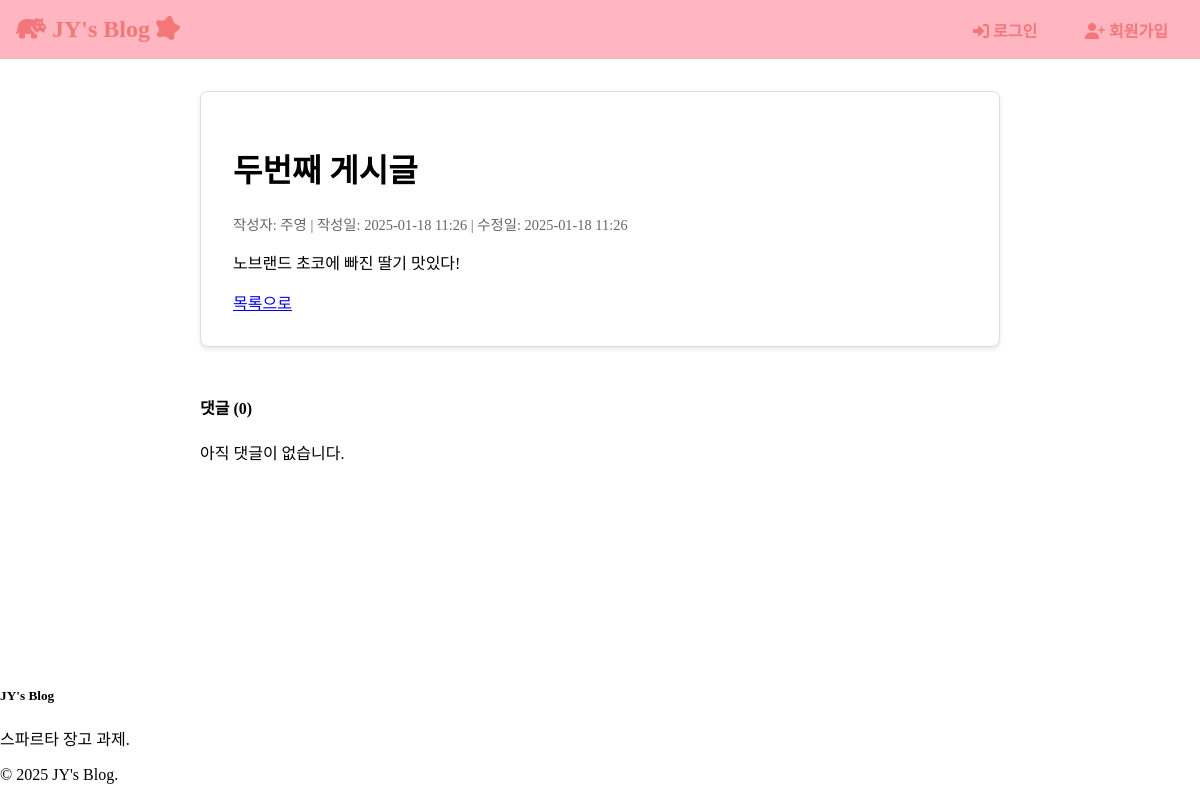
Before: /post/2/ with the older database file.
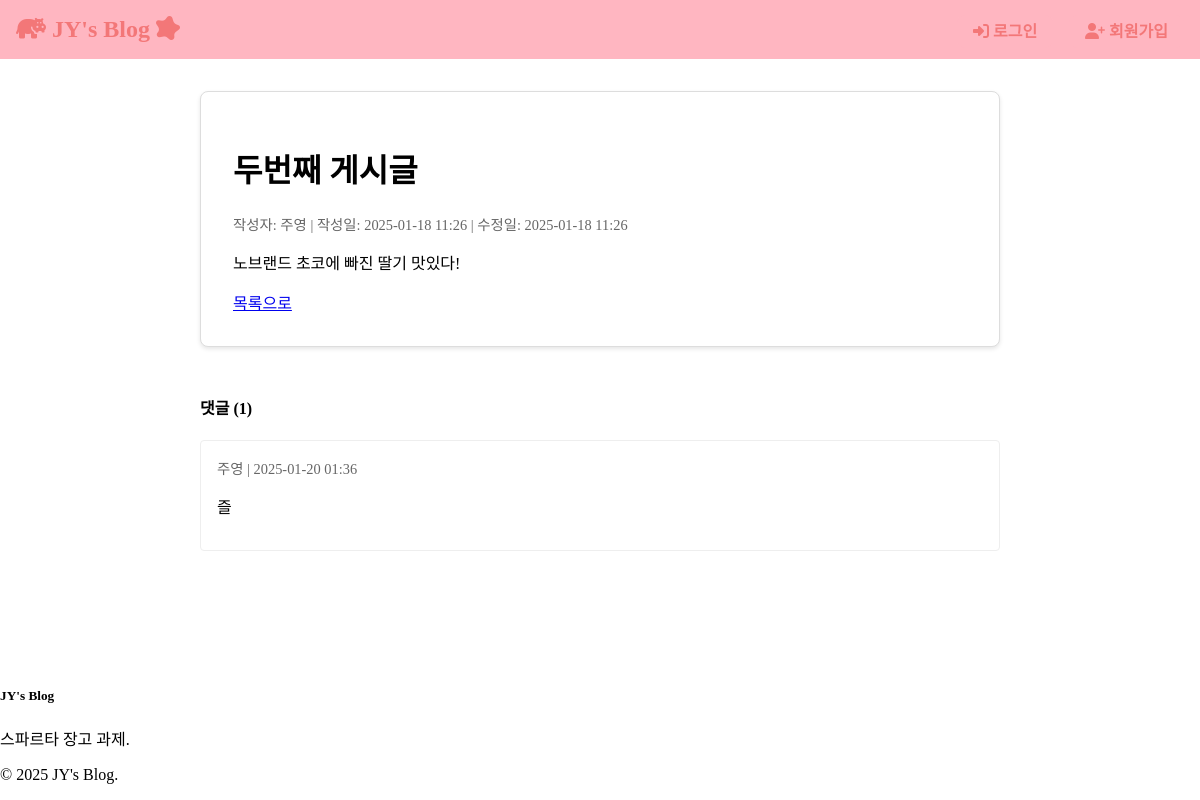
After: the same page with the newer database file.
### post/models.py (models this page shows, shortened)
class Post(models.Model):
    title = models.CharField(max_length=200)
    content = models.TextField()
    author = models.ForeignKey(settings.AUTH_USER_MODEL, on_delete=models.CASCADE)
    created_at = models.DateTimeField(auto_now_add=True)
    updated_at = models.DateTimeField(auto_now=True)
    likes = models.ManyToManyField(settings.AUTH_USER_MODEL, related_name='liked_posts', blank=True)  # 추가

class Comment(models.Model):
    post = models.ForeignKey(Post, on_delete=models.CASCADE, related_name='comments')
    author = models.ForeignKey(settings.AUTH_USER_MODEL, on_delete=models.CASCADE)
    content = models.TextField()
    created_at = models.DateTimeField(auto_now_add=True)
    updated_at = models.DateTimeField(auto_now=True)
    class Meta:
        ordering = ['-created_at']

### accounts/models.py (models this page shows, shortened)
class CustomUser(AbstractUser):
    profile_image = models.ImageField(upload_to='profile_images/', null=True, blank=True)
    bio = models.TextField(max_length=500, blank=True)
    created_at = models.DateTimeField(auto_now_add=True)
    updated_at = models.DateTimeField(auto_now=True)

### post/views.py (the view, shortened to what this page needs)
# urls.py: path('post/<int:pk>/', views.post_detail, name='post_detail'),
def post_detail(request, pk):
    post = get_object_or_404(Post, pk=pk)
    comments = post.comments.all().order_by("-created_at")
    comment_form = CommentForm()
    return render(
        request,
        "post/post_detail.html",
        {"post": post, "comments": comments, "comment_form": comment_form},
    )

### templates/post/post_detail.html (shortened to what this page needs)
{% extends 'base.html' %}
{% block content %}
<div class="post-container">
    <div class="post-card">
        <h1>{{ post.title }}</h1>
        <div class="meta-info">
            작성자: {{ post.author.username }} |
            작성일: {{ post.created_at|date:"Y-m-d H:i" }}
            {% if post.updated_at != post.created_at %}
                | 수정일: {{ post.updated_at|date:"Y-m-d H:i" }}
            {% endif %}
        </div>
        <div class="content mt-4">
            {{ post.content|linebreaks }}
        </div>
        <div class="button-group">
            <a href="{% url 'post:post_list' %}" class="button button-grey">목록으로</a>
        </div>
    </div>
    <div class="comment-section">
        <h4>댓글 ({{ comments|length }})</h4>
        {% for comment in comments %}
            <div class="comment-card">
                <div class="d-flex justify-content-between">
                    <div class="meta-info">
                        {{ comment.author.username }} |
                        {{ comment.created_at|date:"Y-m-d H:i" }}
                    </div>
                </div>
                <p class="mt-2">{{ comment.content }}</p>
            </div>
        {% empty %}
            <p>아직 댓글이 없습니다.</p>
        {% endfor %}
    </div>
</div>
{% endblock %}

### templates/base.html (shortened to what this page needs)
{% load static %}
<!DOCTYPE html>
<html lang="ko">
<head>
    <link rel="stylesheet" href="{% static 'css/style.css' %}">
    <link rel="stylesheet" href="https://cdnjs.cloudflare.com/ajax/libs/font-awesome/6.5.1/css/all.min.css">
</head>
<body>
    {% include 'navbar.html' %}
    <main>
        {% block content %}
        {% endblock %}
    </main>
    {% include 'footer.html' %}
</body>
</html>

### templates/navbar.html (shortened to what this page needs)
<nav>
    <div class="nav-container">
        <a class="nav-brand" href="{% url 'post:post_list' %}">
            <i class="fa-solid fa-hippo"></i> JY's Blog <i class="fa-solid fa-splotch"></i>
        </a>
        <ul class="nav-menu">
            {% if user.is_authenticated %}
                <li>
                    <a class="nav-button" href="{% url 'accounts:profile' %}">
                        <i class="fas fa-user"></i> {{ user.username }}
                    </a>
                </li>
                <li>
                    <a class="nav-button" href="{% url 'accounts:logout' %}">
                        <i class="fas fa-sign-out-alt"></i> 로그아웃
                    </a>
                </li>
            {% else %}
                <li>
                    <a class="nav-button" href="{% url 'accounts:login' %}">
                        <i class="fas fa-sign-in-alt"></i> 로그인
                    </a>
                </li>
                <li>
                    <a class="nav-button" href="{% url 'accounts:signup' %}">
                        <i class="fas fa-user-plus"></i> 회원가입
                    </a>
                </li>
            {% endif %}
        </ul>
    </div>
</nav>

### templates/footer.html
<footer class="bg-light mt-5 py-4">
    <div class="container">
        <div class="row">
            <div class="col-md-6">
                <h5>JY's Blog</h5>
                <p class="text-muted">스파르타 장고 과제.</p>
            </div>
            <div class="col-md-6 text-md-end">
                <p class="mb-0 text-muted">&copy; 2025 JY's Blog.</p>
            </div>
        </div>
    </div>
</footer>

### static/css/style.css (style rules this page uses)
body { min-height: 100vh; display: flex; flex-direction: column; margin: 0; }
main { flex: 1; }
.post-card { background: white; border-radius: 10px; padding: 1.5rem; margin-bottom: 1.5rem; box-shadow: 0 2px 8px rgba(0,0,0,0.05); transition: all 0.3s ease; }

### templates/navbar.html (style rules this page uses)
nav { background-color: #FFB6C1; padding: 1rem; }
.nav-container { max-width: 1200px; margin: 0 auto; display: flex; justify-content: space-between; align-items: center; }
.nav-brand { color: #F37778; text-decoration: none; font-weight: bold; font-size: 1.5rem; }
.nav-menu { display: flex; list-style: none; margin: 0; padding: 0; gap: 1rem; }
.nav-button { padding: 0.5rem 1rem; border: 2px #FFB6C1; border-radius: 8px; background-color: #FFB6C1; color: #F37778; text-decoration: none; font-size: 1rem; font-weight: bold; transition: all 0.3s ease; }

### templates/post/post_detail.html (style rules this page uses)
.post-container { max-width: 800px; margin: 2rem auto; padding: 0 1rem; }
.post-card { border: 1px solid #ddd; border-radius: 8px; padding: 2rem; background-color: white; box-shadow: 0 2px 4px rgba(0,0,0,0.1); }
.button-group { display: flex; gap: 10px; margin-top: 1rem; }
.meta-info { color: #666; font-size: 0.9rem; }
.comment-section { margin-top: 3rem; }
.comment-card { border: 1px solid #eee; border-radius: 4px; padding: 1rem; margin-bottom: 1rem; }

Changed rows visible on the page:
added Comment: author.username "주영", created_at "2025-01-20 01:36", content "즐"
Other visible differences:
{{ comments|length }}: "0" → "1"
text no longer shown: "아직 댓글이 없습니다."
